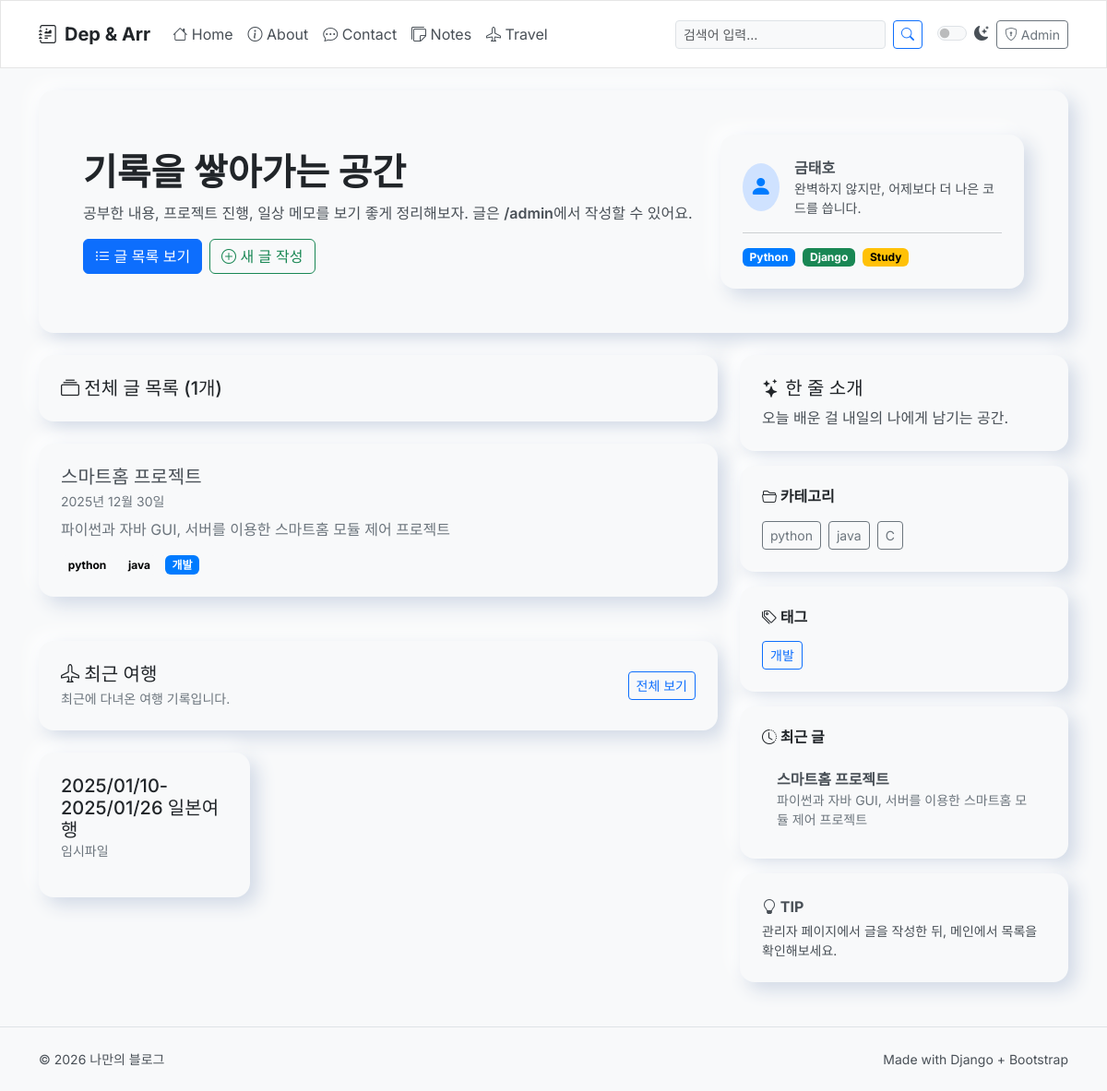
The app's page /, older data.
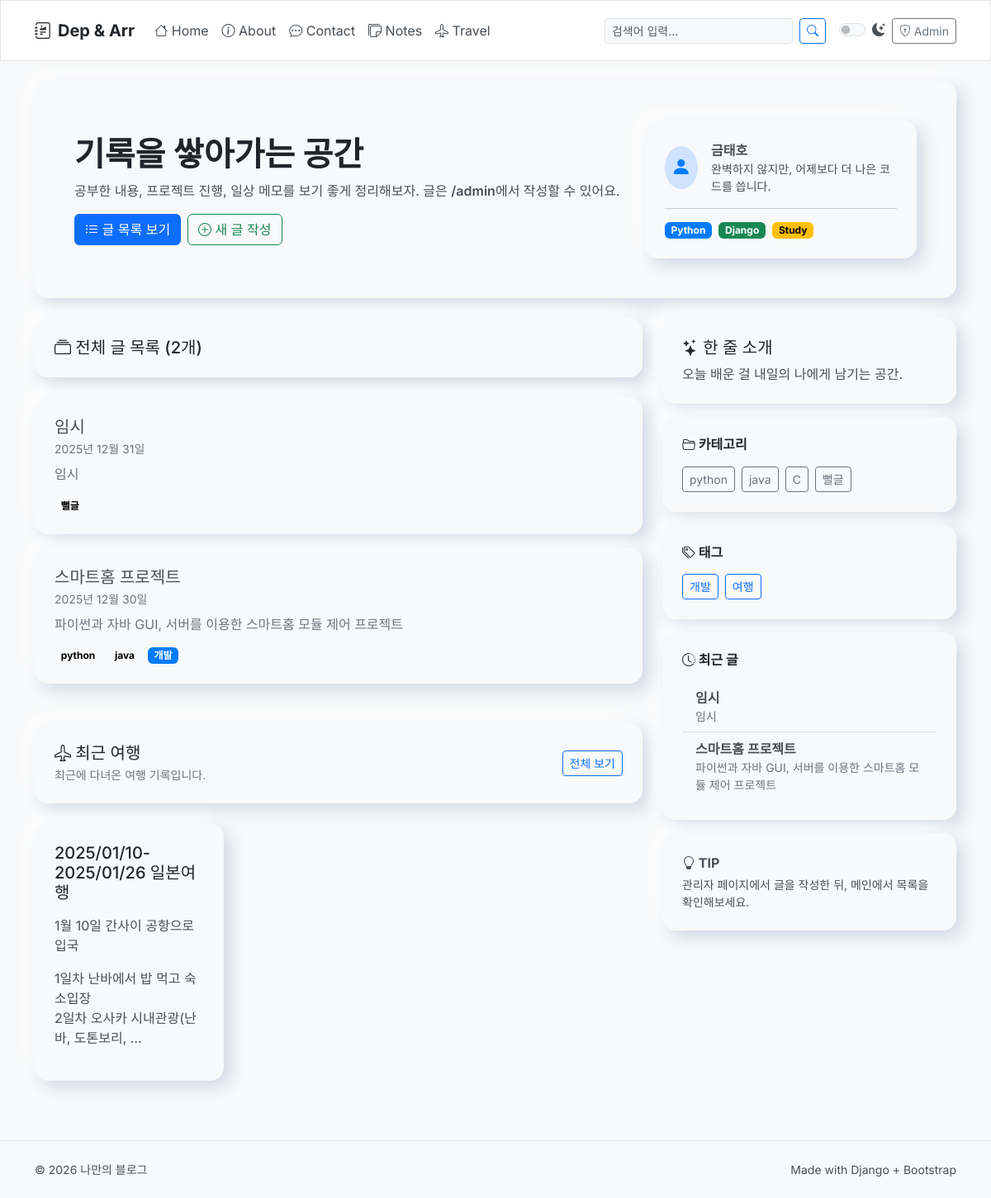
The same page, newer data.
### blog/models.py (models this page shows, shortened)
class Post(models.Model):
    title = models.CharField(max_length=200)
    content = models.TextField()
    created_at = models.DateTimeField(default=timezone.now)
    categories = models.ManyToManyField(Category, related_name="posts")
    tags = models.ManyToManyField(Tag, related_name='posts', blank=True)
    likes = models.ManyToManyField(User, related_name='liked_posts', blank=True)
    anonymous_likes = models.IntegerField(default=0)

class Category(models.Model):
    name = models.CharField(max_length=100, unique=True)
    class Meta:
        verbose_name_plural = "Categories"

class Tag(models.Model):
    name = models.CharField(max_length=100, unique=True)

### travel/models.py (models this page shows, shortened)
class Travel(models.Model):
    name = models.CharField(max_length=200)
    description = RichTextUploadingField()
    created_at = models.DateTimeField(auto_now_add=True)
    tags = models.ManyToManyField(Tag, blank=True, related_name='travels')

### blog/views.py (the view)
# urls.py: path("", views.post_list, name="post_list"),
def post_list(request, category_name=None):
    search_query = request.GET.get('q', '')
    category = None
    post_list = Post.objects.all()
    if category_name:
        category = get_object_or_404(Category, name=category_name)
        post_list = post_list.filter(categories=category)
    if search_query:
        post_list = post_list.filter(
            Q(title__icontains=search_query) | Q(content__icontains=search_query)
        ).distinct()
    post_list = post_list.prefetch_related('categories', 'tags').order_by("-created_at")
    paginator = Paginator(post_list, 5) # 5 posts in each page
    page = request.GET.get('page')
    try:
        posts = paginator.page(page)
    except PageNotAnInteger:
        posts = paginator.page(1)
    except EmptyPage:
        posts = paginator.page(paginator.num_pages)
    travels = Travel.objects.all().order_by('-created_at')
    return render(request, "blog/post_list.html", {
        "posts": posts,
        "page": page,
        "category": category,
        "search_query": search_query,
        "travels": travels,
    })

### blog/context_processors.py (called while the page is built)
def all_categories(request):
    all_categories = cache.get('all_categories')
    if not all_categories:
        all_categories = Category.objects.all()
        cache.set('all_categories', all_categories, 900)  # Cache for 15 minutes
    return {
        'all_categories': all_categories
    }

def all_tags(request):
    all_tags = cache.get('all_tags')
    if not all_tags:
        all_tags = Tag.objects.filter(
            Q(posts__isnull=False) | Q(travels__isnull=False)
        ).distinct()
        cache.set('all_tags', all_tags, 900)  # Cache for 15 minutes
    return {
        'all_tags': all_tags
    }

### blog/templatetags/blog_tags.py (called while the page is built)
@register.inclusion_tag('blog/partials/recent_posts.html')
def show_recent_posts(count=5):
    recent_posts = cache.get('recent_posts')
    if not recent_posts:
        recent_posts = Post.objects.prefetch_related('categories').order_by('-created_at')[:count]
        cache.set('recent_posts', recent_posts, 300)  # Cache for 5 minutes
    return {'recent_posts': recent_posts}

### blog/templates/blog/post_list.html (shortened to what this page needs)
{% extends "blog/base.html" %}
{% block content %}
  {% if search_query %}
    <div class="nm-card mb-4">
      <h5 class="mb-0">
        <i class="bi bi-search"></i>
        '{{ search_query }}'에 대한 검색 결과 ({{ posts.paginator.count }}개)
      </h5>
    </div>
  {% else %}
    <div class="nm-card mb-4">
      <h5 class="mb-0">
        <i class="bi bi-collection"></i>
        전체 글 목록 ({{ posts.paginator.count }}개)
      </h5>
    </div>
  {% endif %}
    {% for post in posts %}
        <div class="nm-card mb-3 position-relative">
          <h2 class="h5 mb-1">{{ post.title }}</h2>
          <p class="small text-secondary mb-2">{{ post.created_at|date:"Y년 n월 j일" }}</p>
          <div class="text-secondary text-truncate-2">
              {{ post.content|striptags }}
          </div>
          <div class="mt-3 d-flex flex-wrap gap-2">
            {% for cat in post.categories.all %}
              <a href="{% url 'blog:posts_by_category' cat.name %}" class="badge text-bg-light text-decoration-none position-relative" style="z-index: 1;">{{ cat.name }}</a>
            {% endfor %}
            {% for tag in post.tags.all %}
              <a href="{% url 'blog:posts_by_tag' tag.name %}" class="badge text-bg-primary text-decoration-none position-relative" style="z-index: 1;">{{ tag.name }}</a>
            {% endfor %}
          </div>
        </div>
    {% endfor %}
  {% if not search_query and not category and not tag and travels %}
    <div class="nm-card mb-4 mt-5">
      <div class="d-flex justify-content-between align-items-center">
        <div>
          <h5 class="mb-1"><i class="bi bi-airplane"></i> 최근 여행</h5>
          <p class="mb-0 text-secondary small">
            최근에 다녀온 여행 기록입니다.
          </p>
        </div>
        <a href="{% url 'travel:travel_list' %}" class="btn btn-sm btn-outline-primary">
            전체 보기
        </a>
      </div>
    </div>
    <div class="row">
      {% for travel in travels|slice:":3" %}
        <div class="col-md-4 mb-4">
          <div class="nm-card h-100 position-relative">
            <h5 class="card-title">{{ travel.name }}</h5>
            <p class="card-text small text-secondary">{{ travel.description|truncatewords_html:15|safe }}</p>
          </div>
        </div>
      {% endfor %}
    </div>
  {% endif %}
{% endblock %}

### blog/templates/blog/base.html (shortened to what the changed rows need)
{% load blog_tags %}
<!doctype html>
<html lang="ko" data-bs-theme="light">
<head>
  <link href="https://cdn.jsdelivr.net/npm/bootstrap@5.3.3/dist/css/bootstrap.min.css" rel="stylesheet">
  <link rel="stylesheet" href="https://cdn.jsdelivr.net/npm/bootstrap-icons@1.11.3/font/bootstrap-icons.min.css">
</head>
<body>
<header class="container py-4">
  <div class="nm-card p-4 p-md-5">
    <div class="row align-items-center g-3">
      <div class="col-md-8">
        <h1 class="display-6 fw-bold mb-2">기록을 쌓아가는 공간</h1>
      </div>
    </div>
  </div>
</header>
<main class="container pb-5">
  <div class="row g-4">
    <section class="col-lg-8">
      {% block content %}{% endblock %}
    </section>
    <aside class="col-lg-4">
      <div class="nm-card mb-3">
        <div class="d-flex flex-wrap gap-2">
          {% for category in all_categories %}
            <a class="btn btn-outline-secondary btn-sm" href="{% url 'blog:posts_by_category' category.name %}">{{ category.name }}</a>
          {% empty %}
            <p class="small">카테고리가 없습니다.</p>
          {% endfor %}
        </div>
      </div>
      <div class="nm-card mb-3">
        <div class="d-flex flex-wrap gap-2">
          {% for tag in all_tags %}
            <a class="btn btn-outline-primary btn-sm" href="{% url 'blog:posts_by_tag' tag.name %}">{{ tag.name }}</a>
          {% empty %}
            <p class="small">태그가 없습니다.</p>
          {% endfor %}
        </div>
      </div>
      <div class="nm-card mb-3">
        {% show_recent_posts 5 %}
      </div>
    </aside>
  </div>
</main>
</body>
</html>

### blog/templates/blog/partials/recent_posts.html
<div class="list-group list-group-flush">
  {% for post in recent_posts %}
    <a href="{% url 'blog:post_detail' post.pk %}" class="list-group-item list-group-item-action">
      <div class="fw-semibold text-truncate">{{ post.title }}</div>
      <div class="text-secondary small text-truncate-2">{{ post.content|striptags|truncatewords:10 }}</div>
    </a>
  {% empty %}
    <div class="list-group-item">
      <p class="mb-0 text-secondary">아직 작성된 글이 없습니다.</p>
    </div>
  {% endfor %}
</div>

Row changes from the older to the newer data that the page shows:
added Post: title "임시", created_at "2025년 12월 31일", content "임시"
added Category: name "뻘글"
changed Travel: description "임시파일" → "1월 10일 간사이 공항으로 입국 1일차 난바에서 밥 먹고 숙소입장 2일차 오사카 시내관광(난바, 도톤보리, …"
added Tag: name "여행", shown under "태그"
Text that changed along with them:
{{ posts.paginator.count }}: "1" → "2"
